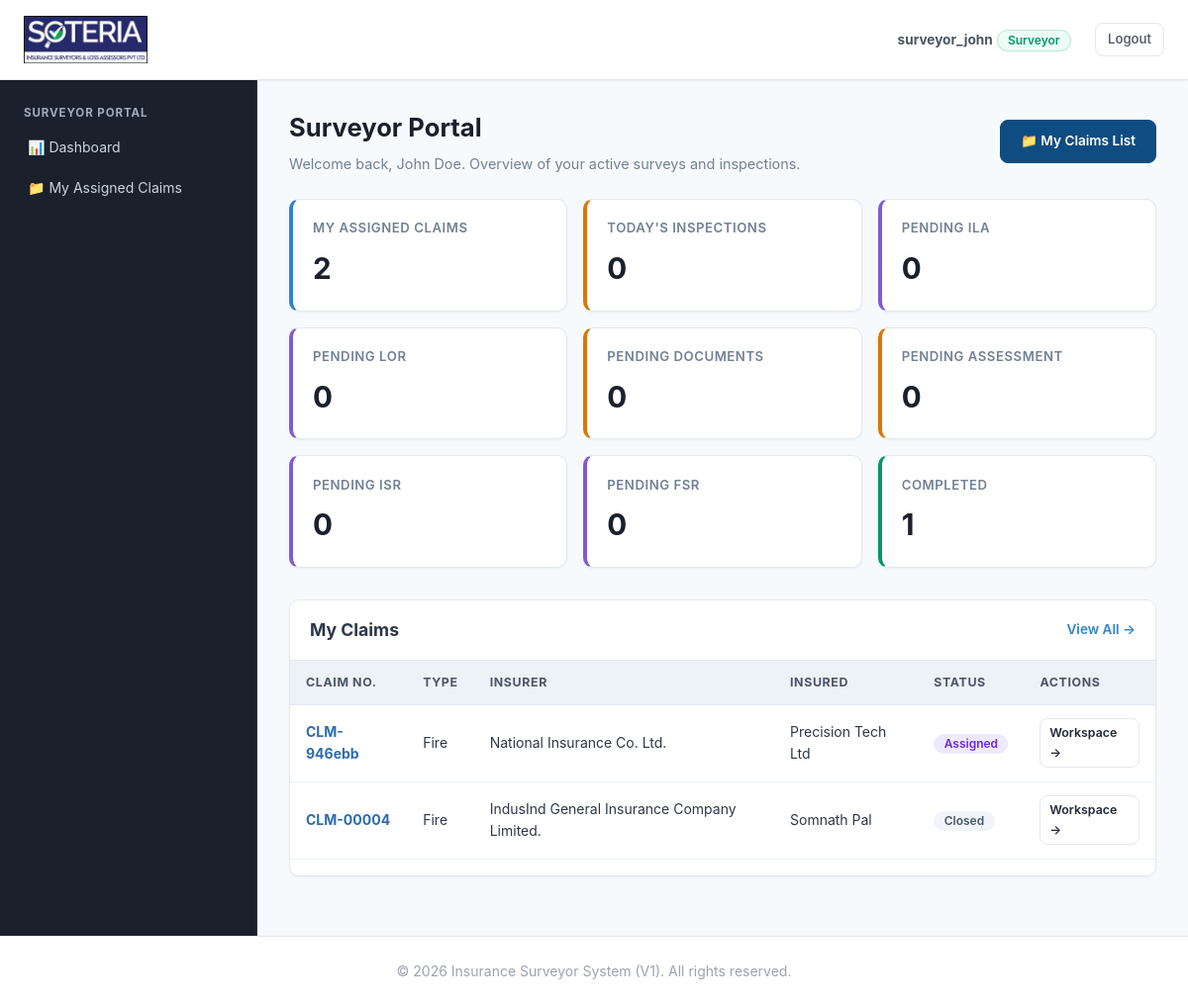
Screenshot of /dashboard/surveyor/ (signed in) with the database file from the repository.
### accounts/models.py (models this page shows, shortened)
class User(AbstractUser):
    class Role(models.TextChoices):
        ADMIN = 'ADMIN', 'Admin'
        SURVEYOR = 'SURVEYOR', 'Surveyor'
    role = models.CharField(
        max_length=20,
        choices=Role.choices,
        default=Role.SURVEYOR,
        help_text="Designates the user role within the system."
    )
    class Meta:
        db_table = 'nis_user'

### claims/models.py (models this page shows, shortened)
class Claim(models.Model):
    claim_number = models.CharField(max_length=50, unique=True, blank=True)
    report_number = models.CharField(max_length=50, blank=True)
    survey_type = models.ForeignKey(
        'surveys.SurveyType',
        on_delete=models.PROTECT,
        related_name='claims'
    )
    insurer = models.ForeignKey(
        Insurer,
        on_delete=models.PROTECT,
        related_name='claims'
    )
    insured = models.ForeignKey(
        Insured,
        on_delete=models.PROTECT,
        related_name='claims'
    )
    policy = models.ForeignKey(
        Policy,
        on_delete=models.PROTECT,
        related_name='claims'
    )
    instruction_date = models.DateField()
    instruction_source = models.CharField(max_length=255)
    date_of_loss = models.DateField()
    nature_of_loss = models.CharField(max_length=255)
    loss_location = models.TextField()
    claimed_amount = models.DecimalField(max_digits=15, decimal_places=2, null=True, blank=True)
    priority = models.CharField(
        max_length=20,
        choices=Priority.choices,
        default=Priority.MEDIUM
    )
    status = models.CharField(
        max_length=50,
        choices=ClaimStatus.choices,
        default=ClaimStatus.NEW
    )
    claim_description = models.TextField(blank=True)
    contact_person = models.CharField(max_length=150, blank=True)
    contact_phone = models.CharField(max_length=30, blank=True)
    contact_email = models.EmailField(blank=True)
    internal_remarks = models.TextField(blank=True)
    created_by = models.ForeignKey(
        settings.AUTH_USER_MODEL,
        on_delete=models.PROTECT,
        related_name='claims_created'
    )
    created_at = models.DateTimeField(auto_now_add=True)
    updated_at = models.DateTimeField(auto_now=True)
    class Meta:
        db_table = 'nis_claim'
        ordering = ['-created_at']
        verbose_name = 'Claim'
        verbose_name_plural = 'Claims'
        indexes = [
            models.Index(fields=['status']),
            models.Index(fields=['survey_type']),
        ]

class Insurer(models.Model):
    company_name = models.CharField(max_length=255)
    branch_name = models.CharField(max_length=255)
    address = models.TextField()
    city = models.CharField(max_length=100)
    state = models.CharField(max_length=100)
    pincode = models.CharField(max_length=20)
    contact_person = models.CharField(max_length=150)
    phone = models.CharField(max_length=30)
    email = models.EmailField()
    is_active = models.BooleanField(default=True)
    created_at = models.DateTimeField(auto_now_add=True)
    updated_at = models.DateTimeField(auto_now=True)
    class Meta:
        db_table = 'nis_insurer'
        ordering = ['company_name', 'branch_name']
        verbose_name = 'Insurer'
        verbose_name_plural = 'Insurers'

class Insured(models.Model):
    name = models.CharField(max_length=255)
    company_name = models.CharField(max_length=255, blank=True)
    address = models.TextField()
    city = models.CharField(max_length=100)
    state = models.CharField(max_length=100)
    pincode = models.CharField(max_length=20)
    phone = models.CharField(max_length=30)
    email = models.EmailField()
    gstin = models.CharField(max_length=50, blank=True)
    contact_person = models.CharField(max_length=150)
    is_active = models.BooleanField(default=True)
    created_at = models.DateTimeField(auto_now_add=True)
    updated_at = models.DateTimeField(auto_now=True)
    class Meta:
        db_table = 'nis_insured'
        ordering = ['name']
        verbose_name = 'Insured'
        verbose_name_plural = 'Insured Parties'

### surveys/models.py (models this page shows, shortened)
class SurveyType(models.Model):
    name = models.CharField(max_length=100)
    code = models.CharField(max_length=20, unique=True)
    description = models.TextField(blank=True)
    is_active = models.BooleanField(default=True)
    created_at = models.DateTimeField(auto_now_add=True)
    updated_at = models.DateTimeField(auto_now=True)
    class Meta:
        db_table = 'nis_survey_type'
        verbose_name = "Survey Type"
        verbose_name_plural = "Survey Types"
        ordering = ['name']

### claims/web_views.py (the view)
# urls.py: path('dashboard/surveyor/', web_views.surveyor_dashboard, name='surveyor_dashboard'),
@surveyor_required
def surveyor_dashboard(request):
    from django.utils import timezone
    from surveys.models import Inspection
    from accounts.permissions import filter_claim_scoped_queryset
    today = timezone.localdate()
    scoped_claims = filter_claim_scoped_queryset(Claim.objects.all(), request.user, claim_lookup='self')
    my_assigned_count = scoped_claims.count()
    todays_inspections = Inspection.objects.filter(surveyor=request.user, inspection_date=today).count()
    pending_ila = scoped_claims.filter(status=ClaimStatus.INSPECTION_COMPLETED).count()
    pending_lor = scoped_claims.filter(status=ClaimStatus.ILA_PREPARED).count()
    pending_documents = scoped_claims.filter(status=ClaimStatus.LOR_ISSUED).count()
    pending_assessment = scoped_claims.filter(status=ClaimStatus.DOCUMENT_COLLECTION).count()
    pending_isr = scoped_claims.filter(status=ClaimStatus.ASSESSMENT_IN_PROGRESS).count()
    pending_fsr = scoped_claims.filter(status=ClaimStatus.ISR_PREPARED).count()
    completed_claims = scoped_claims.filter(
        status__in=[ClaimStatus.REPORT_SUBMITTED, ClaimStatus.CLOSED]
    ).count()
    tiles = [
        {'title': 'My Assigned Claims', 'count': my_assigned_count, 'url': '/claims/', 'color': 'primary'},
        {'title': "Today's Inspections", 'count': todays_inspections, 'url': '/claims/', 'color': 'warning'},
        {'title': 'Pending ILA', 'count': pending_ila, 'url': '/claims/?status=INSPECTION_COMPLETED', 'color': 'secondary'},
        {'title': 'Pending LOR', 'count': pending_lor, 'url': '/claims/?status=ILA_PREPARED', 'color': 'secondary'},
        {'title': 'Pending Documents', 'count': pending_documents, 'url': '/claims/?status=LOR_ISSUED', 'color': 'warning'},
        {'title': 'Pending Assessment', 'count': pending_assessment, 'url': '/claims/?status=DOCUMENT_COLLECTION', 'color': 'warning'},
        {'title': 'Pending ISR', 'count': pending_isr, 'url': '/claims/?status=ASSESSMENT_IN_PROGRESS', 'color': 'secondary'},
        {'title': 'Pending FSR', 'count': pending_fsr, 'url': '/claims/?status=ISR_PREPARED', 'color': 'secondary'},
        {'title': 'Completed', 'count': completed_claims, 'url': '/claims/?filter=completed', 'color': 'success'},
    ]
    my_claims = scoped_claims.select_related('survey_type', 'insurer', 'insured').order_by('-created_at')[:25]
    context = {
        'tiles': tiles,
        'my_claims': my_claims,
    }
    return render(request, 'dashboard/surveyor_dashboard.html', context)

### accounts/permissions.py (called while the page is built)
def filter_claim_scoped_queryset(queryset, user, claim_lookup='claim'):
    if not user or not user.is_authenticated:
        return queryset.none()
    if getattr(user, 'role', None) == 'ADMIN' or user.is_superuser:
        return queryset
    if getattr(user, 'role', None) == 'SURVEYOR':
        valid_assignments = SurveyAssignment.objects.filter(surveyor=user).exclude(status="REASSIGNED")
        if claim_lookup == 'self':
            return queryset.filter(assignments__in=valid_assignments).distinct()
        else:
            return queryset.filter(**{f"{claim_lookup}__assignments__in": valid_assignments}).distinct()
    return queryset.none()

### claims/web_views.py (called while the page is built)
def surveyor_required(view_func):
    @wraps(view_func)
    def _wrapped_view(request, *args, **kwargs):
        if not request.user.is_authenticated:
            return redirect(f"/login/?next={request.path}")
        if request.user.role != User.Role.SURVEYOR and not request.user.is_superuser:
            raise PermissionDenied("Surveyor privileges are required to access this section.")
        return view_func(request, *args, **kwargs)
    return _wrapped_view

### templates/dashboard/surveyor_dashboard.html (shortened to what this page needs)
{% extends 'base.html' %}
{% block content %}
<div class="page-header">
    <div>
        <h1 class="page-title">Surveyor Portal</h1>
        <p class="page-subtitle">Welcome back, {{ request.user.get_full_name|default:request.user.username }}. Overview of your active surveys and inspections.</p>
    </div>
    <div style="display: flex; gap: 0.75rem;">
        <a href="/claims/" class="btn btn-primary" style="font-size: 0.85rem;">📁 My Claims List</a>
    </div>
</div>
<div class="stat-tiles-grid">
    {% for tile in tiles %}
        <a href="{{ tile.url }}" class="stat-tile {{ tile.color }}">
            <span class="stat-title">{{ tile.title }}</span>
            <span class="stat-number">{{ tile.count }}</span>
        </a>
    {% endfor %}
</div>
<div class="card-table-wrapper">
    <div class="card-table-header">
        <div class="card-table-title">My Claims</div>
        <a href="/claims/" style="font-size: 0.85rem; color: #3182ce; text-decoration: none; font-weight: 600;">View All &rarr;</a>
    </div>
    <div class="table-responsive">
        <table class="data-table-modern">
            <thead>
                <tr>
                    <th>Claim No.</th>
                    <th>Type</th>
                    <th>Insurer</th>
                    <th>Insured</th>
                    <th>Status</th>
                    <th>Actions</th>
                </tr>
            </thead>
            <tbody>
                {% for c in my_claims %}
                    <tr>
                        <td>
                            <a href="/claims/{{ c.id }}/" style="font-weight: 700; color: #2b6cb0; text-decoration: none;">
                                {{ c.claim_number }}
                            </a>
                        </td>
                        <td>{{ c.survey_type.name }}</td>
                        <td>{{ c.insurer.company_name }}</td>
                        <td>{{ c.insured.name }}</td>
                        <td>
                            <span class="status-pill {% if c.status == 'NEW' %}pill-new{% elif c.status == 'ASSIGNED' %}pill-assigned{% elif c.status == 'INSPECTION_PENDING' %}pill-inspection{% elif c.status == 'REPORT_SUBMITTED' %}pill-submitted{% elif c.status == 'CLOSED' %}pill-closed{% else %}pill-ila{% endif %}">
                                {{ c.get_status_display }}
                            </span>
                        </td>
                        <td>
                            <a href="/claims/{{ c.id }}/" class="btn btn-outline" style="padding: 0.25rem 0.55rem; font-size: 0.775rem;">Workspace &rarr;</a>
                        </td>
                    </tr>
                {% empty %}
                    <tr>
                        <td colspan="6" style="text-align: center; color: #718096; padding: 2.5rem 1rem;">
                            No claims currently assigned to you.
                        </td>
                    </tr>
                {% endfor %}
            </tbody>
        </table>
    </div>
</div>
{% endblock %}

### templates/base.html (shortened to what this page needs)
{% load static %}
<!DOCTYPE html>
<html lang="en">
<head>
    <link rel="stylesheet" href="{% static 'css/style.css' %}">
</head>
<body>
    <header class="site-header">
        <nav class="navbar">
            <div class="nav-left">
                <a href="/" class="brand-wrapper">
                    <img src="{% static 'images/soteria_logo.png' %}" alt="Soteria Logo" class="brand-logo-img">
                </a>
            </div>
            <ul class="nav-links">
                {% if request.user.is_authenticated %}
                    <li class="navbar-user-info">
                        <span style="font-size: 0.85rem; color: #4b5563;">
                            <strong>{{ request.user.username }}</strong>
                            <span class="badge badge-success">{{ request.user.get_role_display|default:request.user.role }}</span>
                        </span>
                    </li>
                    <li><a href="/logout/" class="btn btn-outline" style="padding: 0.35rem 0.75rem; font-size: 0.825rem;">Logout</a></li>
                {% else %}
                    <li><a href="/login/" class="btn btn-primary" style="padding: 0.35rem 0.85rem; font-size: 0.825rem; color: #ffffff;">Login</a></li>
                {% endif %}
            </ul>
        </nav>
    </header>
    {% block layout %}
    <div class="admin-layout">
        <aside class="admin-sidebar">
            {% if request.user.role == 'SURVEYOR' %}
                <div>
                    <div class="sidebar-heading">Surveyor Portal</div>
                    <ul class="sidebar-menu">
                        <li><a href="/dashboard/surveyor/">📊 Dashboard</a></li>
                        <li><a href="/claims/">📁 My Assigned Claims</a></li>
                    </ul>
                </div>
            {% endif %}
        </aside>
        <main class="admin-content">
            {% block content %}
            {% endblock %}
        </main>
    </div>
    {% endblock layout %}
    <footer class="site-footer">
        <p>&copy; {% now "Y" %} Insurance Surveyor System (V1). All rights reserved.</p>
    </footer>
</body>
</html>

### rows the page displays
User: user.username "surveyor_john", user.role "Surveyor", user.get_full_name "John Doe"
Claim: claim_number "CLM-946ebb", survey_type.name "Fire", insurer.company_name "National Insurance Co. Ltd.", insured.name "Precision Tech Ltd", status "Assigned"
Claim: claim_number "CLM-00004", survey_type.name "Fire", insurer.company_name "IndusInd General Insurance Company Limited.", insured.name "Somnath Pal", status "Closed"

### other values shown
{{ tile.title }} "MY ASSIGNED CLAIMS" "TODAY'S INSPECTIONS" "PENDING ILA" "PENDING LOR" "PENDING DOCUMENTS" "PENDING ASSESSMENT" "PENDING ISR" "PENDING FSR" "COMPLETED"
{{ tile.count }} "2" "0" "0" "0" "0" "0" "0" "0" "1"
